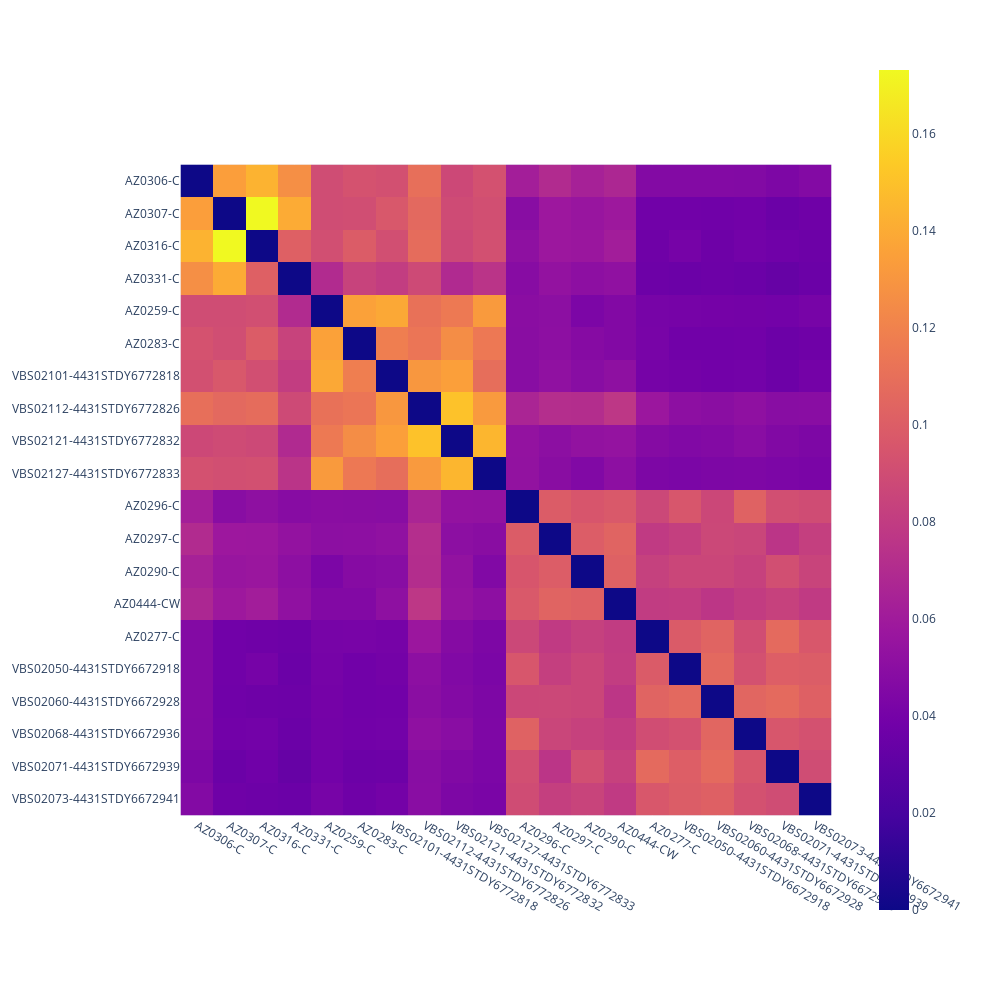

Notebook code for this chart:
### Code cell
px.imshow(mlg_mlc_ibd1_df, width = 1000, height = 1000)

### Figure 1 — Plotly figure (JSON) as saved in the notebook; plotly's stock layout.template omitted (floating-point values rounded to 4 significant figures; data arrays with more than 128 entries replaced by an {"elided": "..."} marker saying what was removed)
{"data": [{"coloraxis": "coloraxis", "hovertemplate": "x: %{x}<br>y: %{y}<br>color: %{z}<extra></extra>", "name": "0", "type": "heatmap", "x": ["AZ0306-C", "AZ0307-C", "AZ0316-C", "AZ0331-C", "AZ0259-C", "AZ0283-C", "VBS02101-4431STDY6772818", "VBS02112-4431STDY6772826", "VBS02121-4431STDY6772832", "VBS02127-4431STDY6772833", "AZ0296-C", "AZ0297-C", "AZ0290-C", "AZ0444-CW", "AZ0277-C", "VBS02050-4431STDY6672918", "VBS02060-4431STDY6672928", "VBS02068-4431STDY6672936", "VBS02071-4431STDY6672939", "VBS02073-4431STDY6672941"], "xaxis": "x", "y": ["AZ0306-C", "AZ0307-C", "AZ0316-C", "AZ0331-C", "AZ0259-C", "AZ0283-C", "VBS02101-4431STDY6772818", "VBS02112-4431STDY6772826", "VBS02121-4431STDY6772832", "VBS02127-4431STDY6772833", "AZ0296-C", "AZ0297-C", "AZ0290-C", "AZ0444-CW", "AZ0277-C", "VBS02050-4431STDY6672918", "VBS02060-4431STDY6672928", "VBS02068-4431STDY6672936", "VBS02071-4431STDY6672939", "VBS02073-4431STDY6672941"], "yaxis": "y", "z": {"elided": "20x20 float values"}}], "layout": {"coloraxis": {"colorscale": [[0, "#0d0887"], [0.1111, "#46039f"], [0.2222, "#7201a8"], [0.3333, "#9c179e"], [0.4444, "#bd3786"], [0.5556, "#d8576b"], [0.6667, "#ed7953"], [0.7778, "#fb9f3a"], [0.8889, "#fdca26"], [1, "#f0f921"]]}, "height": 1000, "margin": {"t": 60}, "width": 1000, "xaxis": {"anchor": "y", "autorange": true, "constrain": "domain", "domain": [0, 1], "range": [-0.5, 19.5], "scaleanchor": "y", "type": "category"}, "yaxis": {"anchor": "x", "autorange": true, "constrain": "domain", "domain": [0.1215, 0.8785], "range": [19.5, -0.5], "type": "category"}}}
